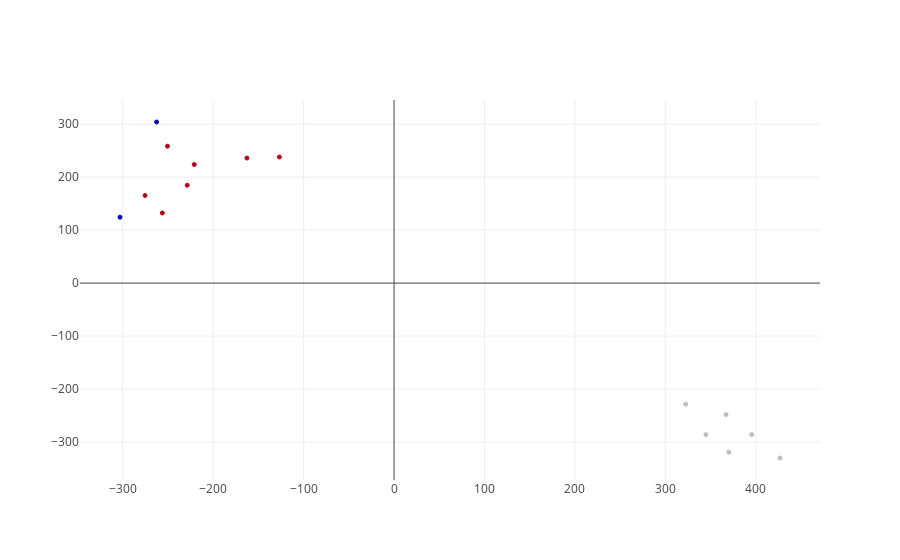

Write notebook code for a chart like this one.
### Code cell
import numpy as np 
from sklearn.manifold import TSNE

tsne_labels = labels_hdbscan

tsne = TSNE(n_components=2, verbose=1, perplexity=4, n_iter=1500)
tsne_results = tsne.fit_transform(X_regioni)

df_tsne = pd.DataFrame(tsne_results)

scatter = [go.Scatter(
    name = "TSNE",
    x=df_tsne[0],
    y=df_tsne[1],
    text=df_regione_sum.index,
    mode='markers',
    marker=dict(
        size=4,
        color=tsne_labels,
        line=dict(
            color=tsne_labels,
            width=1
        )#,opacity=0.8
    )
)]

fig = go.Figure( data=scatter)
py.iplot(fig)

### Figure 1 — Plotly figure (JSON) as saved in the notebook; plotly's stock layout.template omitted (floating-point values rounded to 4 significant figures)
{"data": [{"marker": {"color": [0, 0, 0, 0, 1, -1, 1, -1, 1, 0, 1, 0, 1, 1, 1], "line": {"color": [0, 0, 0, 0, 1, -1, 1, -1, 1, 0, 1, 0, 1, 1, 1], "width": 1}, "size": 4}, "mode": "markers", "name": "TSNE", "text": ["ABRUZZO", "BASILICATA", "CALABRIA", "CAMPANIA", "EMILIA-ROMAGNA", "LAZIO", "LIGURIA", "LOMBARDIA", "MARCHE", "MOLISE", "PIEMONTE", "PUGLIA", "TOSCANA", "UMBRIA", "VENETO"], "type": "scatter", "x": [322.4, 370.1, 426.7, 367.0, -256.2, -262.6, -250.5, -303.0, -126.8, 395.4, -275.3, 344.7, -220.9, -162.7, -228.7], "y": [-228.5, -319.1, -330.2, -248.2, 132.4, 304.2, 258.5, 124.4, 238.0, -285.8, 165.4, -286.2, 223.9, 236.1, 184.8]}], "layout": {}}
